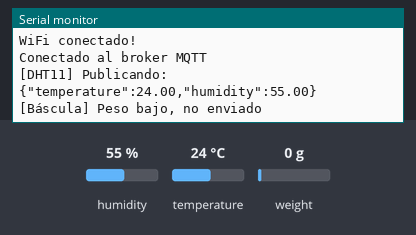
A sketch run on a simulated ESP32. Parts: the last lines printed to the serial monitor. The inputs (shaded band) are chosen by the test bench; at power-on: weight on the scale 0 g, humidity 55 %, temperature 24 °C. WiFi joins after 1.5 s; servers stay silent unless stated; no MQTT or app messages arrive unless stated.

Above: at 5.2 s.
5.3 s: weight on the scale set to 100 g
At 6.5 s:
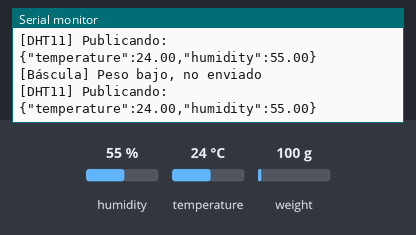
9.5 s: humidity set to 22 %
At 11.8 s:
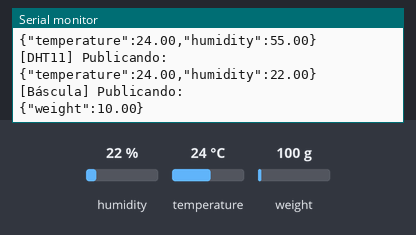
12.2 s: temperature set to 12 °C
At 13.7 s:
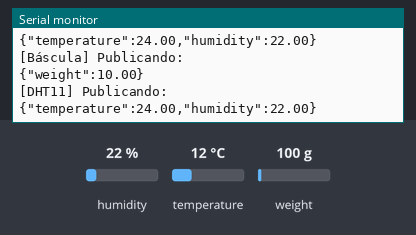
14.9 s: weight on the scale set to 1250 g
At 17.5 s:
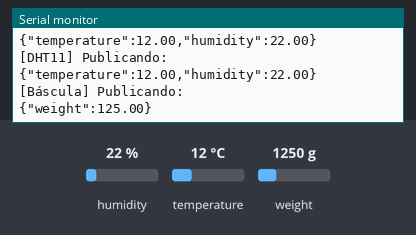
17.6 s: humidity set to 40 %
At 19.6 s:
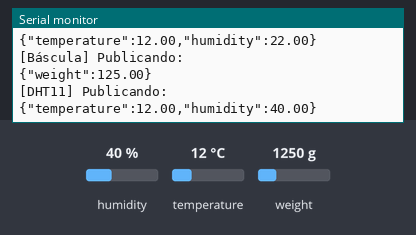
Timing chart, 0 to 21.1 s (numbered marks = the images above; inputs shaded):
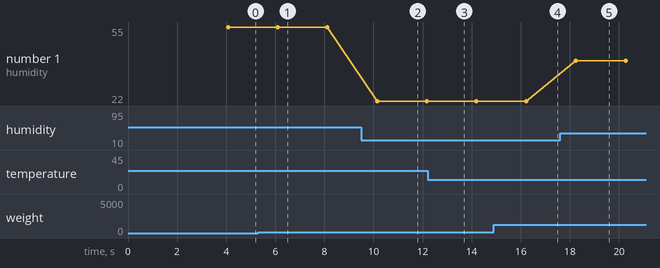

The sketch:

mqtt_temhum_peso_v2b.ino
```cpp
#include <ArduinoMqttClient.h>
#include <WiFi.h>
#include <DHT.h>
#include "HX711.h"

// --- WiFi Config ---
char ssid[] = "Moto G Play 4311";
char pass[] = "48484848";

// --- MQTT Config ---
WiFiClient wifiClient;
MqttClient mqttClient(wifiClient);
const char broker[] = "192.168.43.205";
int port = 1883;
const char topicTempHum[] = "hmaresc/tfg/arduino/temhum";
const char topicPeso[] = "hmaresc/tfg/arduino/peso";

// --- DHT11 Config ---
#define DHTPIN 4
#define DHTTYPE DHT11
DHT dht(DHTPIN, DHTTYPE);

// --- HX711 Config ---
#define SCK 23
#define DT 22
HX711 bascula;

// ============================
// Conexión WiFi
// ============================
void setupWiFi() {
  Serial.print("Conectando a WiFi: ");
  Serial.println(ssid);
  WiFi.begin(ssid, pass);
  while (WiFi.status() != WL_CONNECTED) {
    Serial.print(".");
    delay(1000);
  }
  Serial.println("\nWiFi conectado!");
}

// ============================
// Conexión MQTT
// ============================
void setupMQTT() {
  mqttClient.setId("esp32_dht_peso_rtos");
  while (!mqttClient.connect(broker, port)) {
    Serial.print("Fallo al conectar con MQTT, error: ");
    Serial.println(mqttClient.connectError());
    delay(1000);
  }
  Serial.println("Conectado al broker MQTT");
}

// ============================
// Tarea de temperatura y humedad
// ============================
void tareaTemHum(void *parameter) {
  for (;;) {
    float h = dht.readHumidity();
    float t = dht.readTemperature();

    if (!isnan(h) && !isnan(t)) {
      String payload = String("{\"temperature\":") + t + ",\"humidity\":" + h + "}";
      Serial.println("[DHT11] Publicando:");
      Serial.println(payload);
      mqttClient.beginMessage(topicTempHum);
      mqttClient.print(payload);
      mqttClient.endMessage();
    } else {
      Serial.println("[DHT11] Error de lectura");
    }

    vTaskDelay(2000 / portTICK_PERIOD_MS);  // 2 segundos
  }
}

// ============================
// Tarea de lectura de báscula
// ============================
void tareaBascula(void *parameter) {
  for (;;) {
    if (bascula.is_ready()) {
      float pesoGramos = bascula.get_units(10) * 100;
      pesoGramos = round(pesoGramos * 100.0) / 100.0;

      if (pesoGramos >= 10) {
        String payload = String("{\"weight\":") + pesoGramos + "}";
        Serial.println("[Báscula] Publicando:");
        Serial.println(payload);
        mqttClient.beginMessage(topicPeso);
        mqttClient.print(payload);
        mqttClient.endMessage();
      } else {
        Serial.println("[Báscula] Peso bajo, no enviado");
      }
    } else {
      Serial.println("[Báscula] No lista");
    }

    vTaskDelay(2000 / portTICK_PERIOD_MS);  // 2 segundos
  }
}

// ============================
// SETUP
// ============================
void setup() {
  Serial.begin(9600);
  dht.begin();

  bascula.begin(DT, SCK);
  bascula.set_offset(98022);
  bascula.set_scale(-83201.523438);
  delay(2000);

  setupWiFi();
  setupMQTT();

  // Crear tareas FreeRTOS
  xTaskCreate(tareaTemHum, "Tarea DHT11", 4096, NULL, 1, NULL);
  xTaskCreate(tareaBascula, "Tarea Bascula", 4096, NULL, 1, NULL);
}

void loop() {
  mqttClient.poll();
}
```

Measured:
- after the input at 9.5 s, the serial monitor: prints a new line after 0.65 s (image 2)
- after the input at 14.9 s, the serial monitor: prints a new line after 2.2 s (image 4)
- after the input at 17.6 s, the serial monitor: prints a new line after 0.64 s (image 5)
- plotted number 1: 55 → 22 after the input at 9.5 s, 22 → 40 after the input at 17.6 s
